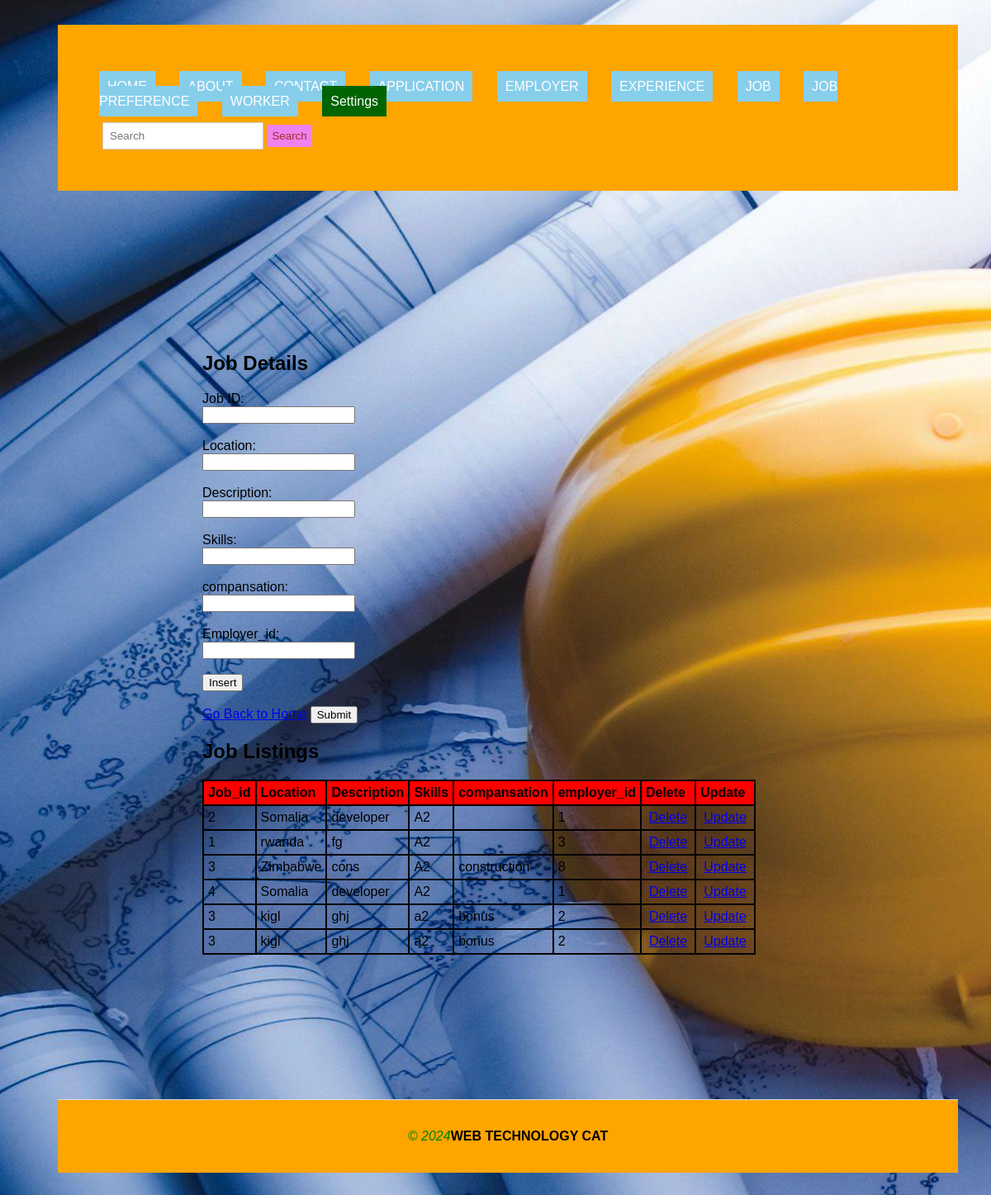
Screenshot of /ishimwe/job.php with the database file from the repository.
### tables this page shows
CREATE TABLE `job` (
  `job_id` int(11) NOT NULL,
  `location` varchar(255) DEFAULT NULL,
  `Description` varchar(25) DEFAULT NULL,
  `skills` varchar(250) DEFAULT NULL,
  `compansation` varchar(250) DEFAULT NULL,
  `employer_id` varchar(250) DEFAULT NULL
);

### ishimwe/job.php (the view, shortened to what this page needs)
<!DOCTYPE html>
<html lang="en">
<head>
  <link rel="stylesheet" type="text/css" href="style.css" title="style 1" media="screen, tv, projection, handheld, print"/>
</head>
<header>
<body style="background-image: url('./image/hp.jpg');">
<body style="background-image: url('.pic.jpeg');">
  <ul style="list-style-type: none; padding: 0;">
    <li style="display: inline; margin-right: 10px;"><a href="./home.html" style="padding: 10px; color: white; background-color: skyblue; text-decoration: none; margin-right: 15px;">HOME</a></li>
    <li style="display: inline; margin-right: 10px;"><a href="./about.html" style="padding: 10px; color: white; background-color: skyblue; text-decoration: none; margin-right: 15px;">ABOUT</a></li>
    <li style="display: inline; margin-right: 10px;"><a href="./contact.html" style="padding: 10px; color: white; background-color: skyblue; text-decoration: none; margin-right: 15px;">CONTACT</a></li>
    <li style="display: inline; margin-right: 10px;"><a href="./application.php" style="padding: 10px; color: white; background-color: skyblue; text-decoration: none; margin-right: 15px;">APPLICATION</a></li>
    <li style="display: inline; margin-right: 10px;"><a href="./employer.php" style="padding: 10px; color: white; background-color: skyblue; text-decoration: none; margin-right: 15px;">EMPLOYER</a></li>
    <li style="display: inline; margin-right: 10px;"><a href="./experience.php" style="padding: 10px; color: white; background-color: skyblue; text-decoration: none; margin-right: 15px;">EXPERIENCE</a></li>
    <li style="display: inline; margin-right: 10px;"><a href="./job.php" style="padding: 10px; color: white; background-color: skyblue; text-decoration: none; margin-right: 15px;">JOB</a></li>
    <li style="display: inline; margin-right: 10px;"><a href="./jobpreference.php" style="padding: 10px; color: white; background-color: skyblue; text-decoration: none; margin-right: 15px;">JOB PREFERENCE</a></li>
    <li style="display: inline; margin-right: 10px;"><a href="./worker.php" style="padding: 10px; color: white; background-color: skyblue; text-decoration: none; margin-right: 15px;">WORKER</a></li>
    <li class="dropdown" style="display: inline; margin-right: 10px;">
      <a href="#" style="padding: 10px; color: white; background-color: darkgreen; text-decoration: none; margin-right: 15px;">Settings</a>
    </li>
  </ul>
  <form class="d-flex" role="search" action="search.php">
    <input class="form-control me-2" type="search" placeholder="Search" aria-label="Search" name="query">
    <button class="btn btn-outline-success" type="submit">Search</button>
  </form>
</header>
<section>
<body>
    <h1>Job Details</h1>
    <form method="post" onsubmit="return confirmInsert();">
        <label for="job_id">Job ID:</label><br>
        <input type="text" id="job_id" name="job_id"><br><br>
        <label for="location">Location:</label><br>
        <input type="text" id="location" name="location"><br><br>
        <label for="description">Description:</label><br>
        <input type="text" id="description" name="description"><br><br>
        <label for="skills">Skills:</label><br>
        <input type="text" id="skills" name="skills"><br><br>
        <label for="compansation">compansation:</label><br>
        <input type="text" id="compansation" name="compansation"><br><br>
        <label for="employer_id">Employer_id:</label><br>
        <input type="text" id="employer_id" name="employer_id"><br><br>
        <input type="submit" name="insert" value="Insert"><br><br>
        <a href="./home.html">Go Back to Home</a>
        <input type="submit" value="Submit">
    </form>
    <?php
    $host = "localhost";
    $user = "murara";
    $pass = "222005870";
    $database = "workers_for_constructions";
    $connection = new mysqli($host, $user, $pass, $database);
    ?>
    <h2>Job Listings</h2>
    <table>
        <tr>
            <th>Job_id</th>
            <th>Location</th>
            <th>Description</th>
            <th>Skills</th>
            <th>compansation</th>
            <th>employer_id</th>
            <th>Delete</th>
            <th>Update</th>
        </tr>
        <?php
        $sql = "SELECT * FROM job";
        $result = $connection->query($sql);
        if ($result->num_rows > 0) {
            while ($row = $result->fetch_assoc()) {
                echo "<tr>
                    <td>" . $row["job_id"] . "</td>
                    <td>" . $row["location"] . "</td>
                    <td>" . $row["Description"] . "</td>
                    <td>" . $row["skills"] . "</td>
                    <td>" . $row["compansation"] . "</td>
                    <td>" . $row["employer_id"] . "</td>
                    <td><a style='padding:4px' href='delete_job.php?job_id=" . $row["job_id"] . "'>Delete</a></td>
                    <td><a style='padding:4px' href='update_job.php?job_id=" . $row["job_id"] . "'>Update</a></td>
                </tr>";
            }
        } else {
            echo "<tr><td colspan='8'>No data found</td></tr>";
        }
        ?>
    </table>
</body>
</section>
   <footer>
  <marquee><i style="color: green;">&copy; 2024</i><b>WEB TECHNOLOGY CAT</b></marquee>
  </footer>
</body>
</html>

### ishimwe/style.css (style rules this page uses)
body { font-family: Arial, sans-serif; margin: 0; padding: 0; }
.form-control { padding: 8px; margin-left: 4px; border: 1px solid #ccc; }
.btn { padding: 6px; background-color: violet; color: brown; border: none; }
.dropdown { position: relative; display: inline; margin-right: 10px; }
body { font-family: Arial,sans-serif; margin:0; padding:0; }
header { background-color:orange; padding: 20px; }
footer { text-align: center; padding: 15px; background-color:orange; }
.dropdown { position: right; display:right; direction:rtl; }
section { padding:28px; border-bottom: 1px solid #ddd; }

### ishimwe/job.php (style rules this page uses)
table { width: 50%; border-collapse: collapse; }
th, td { border: 2px solid black; padding: 5px; text-align: left; }
th { background-color: red; }
body { background-color: lightskyblue; margin: 30px 40px 50px 70px; }
.dropdown { position: relative; display: inline; margin-right: 10px; }
header { background-color:orange; padding: 50px; }
section { padding:175px; border-bottom: 1px solid #ddd; }
footer { text-align: center; padding: 35px; background-color:orange; }

### rows the page displays
job: job "2", location "Somalia", Description "developer", skills "A2", employer "1"
job: job "1", location "rwanda", Description "fg", skills "A2", employer "3"
job: job "3", location "Zimbabwe", Description "cons", skills "A2", compansation "construction", employer "8"
job: job "4", location "Somalia", Description "developer", skills "A2", employer "1"
job: job "3", location "kigl", Description "ghj", skills "a2", compansation "bonus", employer "2"
job: job "3", location "kigl", Description "ghj", skills "a2", compansation "bonus", employer "2"
